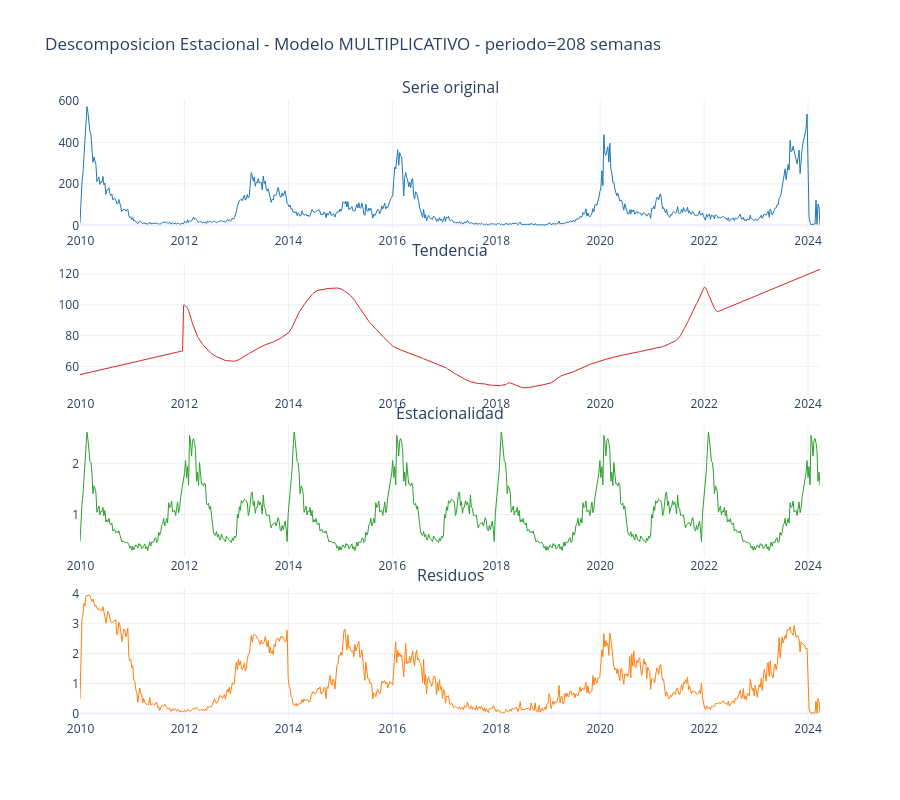

Notebook cell for this chart:
### Code cell
# Descomposicion estacional: modelo aditivo vs multiplicativo
#
# Nota metodologica:
# La descomposicion multiplicativa requiere y_t > 0 en todos los puntos.
# En esta serie imputada los casos son positivos, pero dejamos la validacion explicita
# porque es una buena practica con datos epidemiologicos reales.

periodo = ESTACIONALIDAD  # dengue semanal: patron anual aproximado de 52 semanas

dec_add = seasonal_decompose(df.y, model="additive", period=periodo, extrapolate_trend="freq")
var_add = np.var(dec_add.resid.dropna())

try:
    if (df.y <= 0).any():
        raise ValueError(
            f"Serie contiene {(df.y <= 0).sum()} valores <= 0. "
            "Descomposicion multiplicativa no aplicable."
        )

    dec_mul = seasonal_decompose(df.y, model="multiplicative", period=periodo, extrapolate_trend="freq")
    var_mul = np.var(dec_mul.resid.dropna())
    mejor = "aditivo" if var_add < var_mul else "multiplicativo"
    dec = dec_add if mejor == "aditivo" else dec_mul

    print(f"Varianza residuos aditivo:        {var_add:.2f}")
    print(f"Varianza residuos multiplicativo: {var_mul:.2f}")
    print(f"Mejor modelo segun varianza residual: {mejor.upper()}")
except ValueError as e:
    print("Descomposicion multiplicativa descartada:")
    print(f"   {e}")
    print("   Usando modelo ADITIVO.")
    mejor = "aditivo"
    dec = dec_add

print(f"\nAnalisis cuantitativo - modelo {mejor.upper()}:")
print(f"  Fuerza de tendencia:    {np.std(dec.trend.dropna()) / np.std(dec.observed):.3f}")
print(f"  Fuerza estacional:      {np.std(dec.seasonal.dropna()) / np.std(dec.observed):.3f}")
print(f"  Amplitud estacional:    {dec.seasonal.max() - dec.seasonal.min():.1f} casos")
print(f"  Ruido residual (ratio): {np.std(dec.resid.dropna()) / np.std(dec.observed):.3f}")

fig = make_subplots(
    rows=4,
    cols=1,
    vertical_spacing=0.05,
    subplot_titles=("Serie original", "Tendencia", "Estacionalidad", "Residuos"),
)
componentes = [("observed", "#1f77b4"), ("trend", "#d62728"), ("seasonal", "#2ca02c"), ("resid", "#ff7f0e")]
for row, (comp, color) in enumerate(componentes, 1):
    fig.add_trace(
        go.Scatter(x=df.ds, y=getattr(dec, comp), mode="lines", showlegend=False, line=dict(color=color, width=1)),
        row=row,
        col=1,
    )

fig.update_layout(
    height=800,
    title=f"Descomposicion Estacional - Modelo {mejor.upper()} - periodo={periodo} semanas",
    template="plotly_white",
)
fig.show()

print("Observacion: si el componente estacional es debil o inestable, la estacionalidad fija debe tratarse como hipotesis predictiva, no como hecho epidemiologico definitivo.")

### Figure 1 — Plotly figure (JSON) as saved in the notebook; plotly's stock layout.template omitted (floating-point values rounded to 4 significant figures; data arrays with more than 128 entries replaced by an {"elided": "..."} marker saying what was removed)
{"data": [{"line": {"color": "#1f77b4", "width": 1}, "mode": "lines", "showlegend": false, "type": "scatter", "x": {"elided": "744 str values"}, "xaxis": "x", "y": {"elided": "744 float values"}, "yaxis": "y"}, {"line": {"color": "#d62728", "width": 1}, "mode": "lines", "showlegend": false, "type": "scatter", "x": {"elided": "744 str values"}, "xaxis": "x2", "y": {"elided": "744 float values"}, "yaxis": "y2"}, {"line": {"color": "#2ca02c", "width": 1}, "mode": "lines", "showlegend": false, "type": "scatter", "x": {"elided": "744 str values"}, "xaxis": "x3", "y": {"elided": "744 float values"}, "yaxis": "y3"}, {"line": {"color": "#ff7f0e", "width": 1}, "mode": "lines", "showlegend": false, "type": "scatter", "x": {"elided": "744 str values"}, "xaxis": "x4", "y": {"elided": "744 float values"}, "yaxis": "y4"}], "layout": {"annotations": [{"font": {"size": 16}, "showarrow": false, "text": "Serie original", "x": 0.5, "xanchor": "center", "xref": "paper", "y": 1, "yanchor": "bottom", "yref": "paper"}, {"font": {"size": 16}, "showarrow": false, "text": "Tendencia", "x": 0.5, "xanchor": "center", "xref": "paper", "y": 0.7375, "yanchor": "bottom", "yref": "paper"}, {"font": {"size": 16}, "showarrow": false, "text": "Estacionalidad", "x": 0.5, "xanchor": "center", "xref": "paper", "y": 0.475, "yanchor": "bottom", "yref": "paper"}, {"font": {"size": 16}, "showarrow": false, "text": "Residuos", "x": 0.5, "xanchor": "center", "xref": "paper", "y": 0.2125, "yanchor": "bottom", "yref": "paper"}], "height": 800, "title": {"text": "Descomposicion Estacional - Modelo MULTIPLICATIVO - periodo=208 semanas"}, "xaxis": {"anchor": "y", "domain": [0, 1]}, "xaxis2": {"anchor": "y2", "domain": [0, 1]}, "xaxis3": {"anchor": "y3", "domain": [0, 1]}, "xaxis4": {"anchor": "y4", "domain": [0, 1]}, "yaxis": {"anchor": "x", "domain": [0.7875, 1]}, "yaxis2": {"anchor": "x2", "domain": [0.525, 0.7375]}, "yaxis3": {"anchor": "x3", "domain": [0.2625, 0.475]}, "yaxis4": {"anchor": "x4", "domain": [0, 0.2125]}}}
